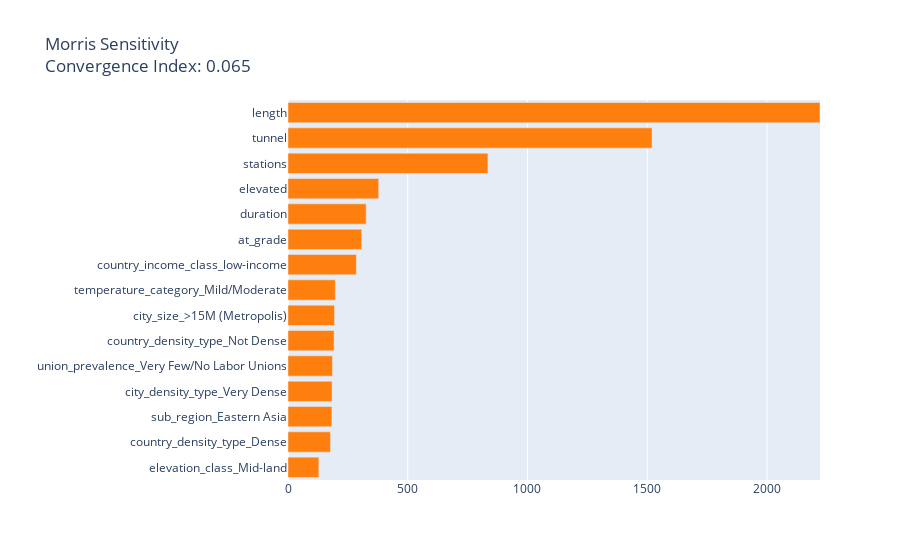

The cell this chart's notebook holds for it:
### Code cell
interpret_model(blended_user_tuned, plot = 'msa')

### Figure 1 — Plotly figure (JSON) as saved in the notebook; plotly's stock layout.template omitted (floating-point values rounded to 4 significant figures)
{"data": [{"marker": {"color": ["#ff7f0e", "#ff7f0e", "#ff7f0e", "#ff7f0e", "#ff7f0e", "#ff7f0e", "#ff7f0e", "#ff7f0e", "#ff7f0e", "#ff7f0e", "#ff7f0e", "#ff7f0e", "#ff7f0e", "#ff7f0e", "#ff7f0e"]}, "orientation": "h", "type": "bar", "x": [128.8, 177.3, 183.4, 184.1, 185.7, 192.5, 194.4, 197.7, 285.5, 307.9, 326.4, 378.7, 834.9, 1520.0, 2221.0], "y": ["elevation_class_Mid-land", "country_density_type_Dense", "sub_region_Eastern Asia", "city_density_type_Very Dense", "union_prevalence_Very Few/No Labor Unions", "country_density_type_Not Dense", "city_size_>15M (Metropolis)", "temperature_category_Mild/Moderate", "country_income_class_low-income", "at_grade", "duration", "elevated", "stations", "tunnel", "length"]}], "layout": {"title": {"text": "Morris Sensitivity<br>Convergence Index: 0.065"}, "xaxis": {"range": [0, 2221.0], "title": {"text": ""}}, "yaxis": {"automargin": true, "dtick": 1, "title": {"text": ""}}}}
